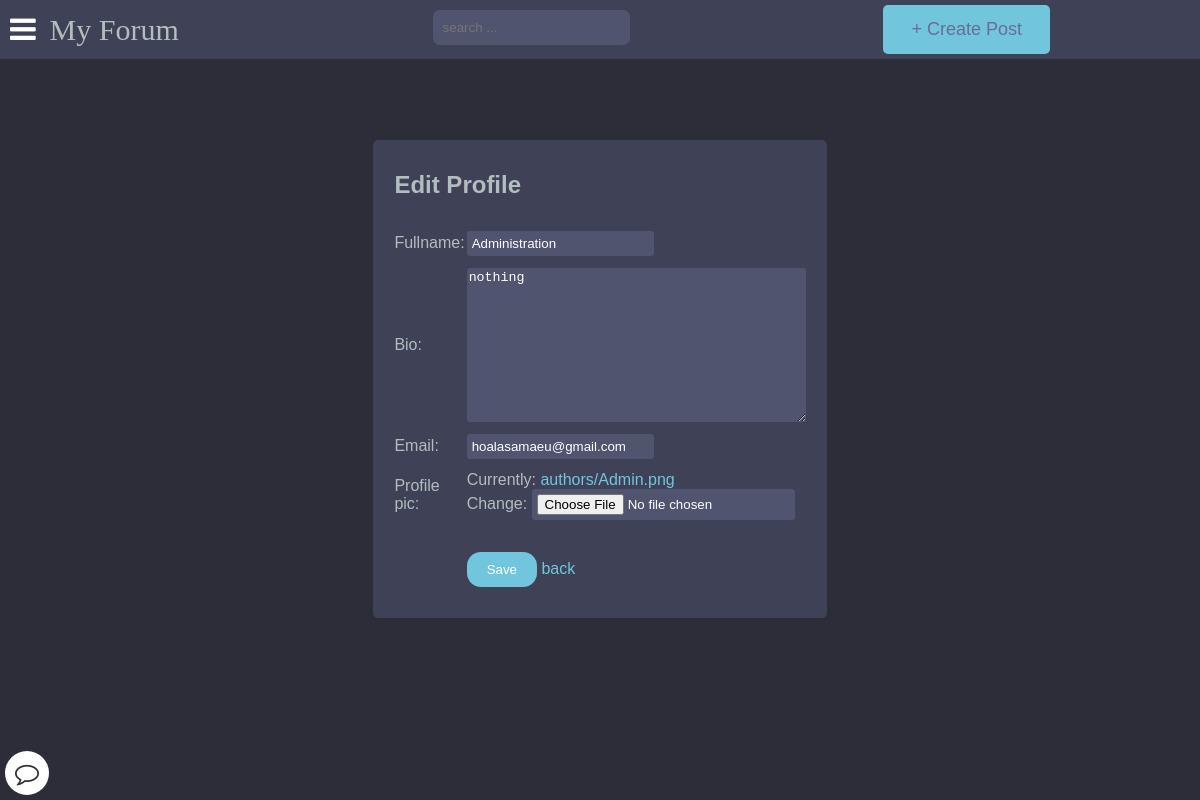
Screenshot of /account/edit_profile/ (signed in) with the database file from the repository.
### main/models.py (models this page shows, shortened)
class Author(models.Model):
    user = models.ForeignKey(User, on_delete=models.CASCADE)
    fullname = models.CharField(max_length=40, blank=True)
    slug = models.SlugField(max_length=400, unique=True, blank=True)
    bio = HTMLField(default='none')
    points = models.IntegerField(default=0)
    email = models.EmailField(unique=False,default="example@gmail.com", validators=[EmailValidator(message="Invalid email format")])
    profile_pic = ResizedImageField(size=[400, 400], quality=100, upload_to="authors", default="defaults/default_user.png", null=True, blank=False)
    ROLES = (
        ('user','User'),
        ('teacher','Teacher'),
        ('admin','Admin'),
    )
    roles = models.CharField(max_length=50, choices=ROLES, default="user")

### register/checkprofile.py (the view)
    def decorated_view_func(request, *args, **kwargs):
        if not check_profile_completion(request.user):
            return redirect('update_profile')
        return view_func(request, *args, **kwargs)

### register/forms.py
class UpdateForm(forms.ModelForm):
    class Meta:
        model = Author
        fields = ("fullname", "bio","email", "profile_pic",)

### register/checkprofile.py (called while the page is built)
def profile_completion_required(view_func):
    def check_profile_completion(user):
        if not user.is_authenticated:
            return True
        try:
            author = Author.objects.get(user=user)
            return author.fullname and author.bio
        except Author.DoesNotExist:
            return False
    def decorated_view_func(request, *args, **kwargs):
        if not check_profile_completion(request.user):
            return redirect('update_profile')
        return view_func(request, *args, **kwargs)
    return decorated_view_func

### register/views.py (called while the page is built)
@profile_completion_required
@login_required
def edit_profile(request):
    author = get_object_or_404(Author, user=request.user)
    if request.method == 'POST':
        form = UpdateForm(request.POST, request.FILES, instance=author)
        if form.is_valid():
            form.save()
            messages.success(request, 'Your profile is updated successfully!')
            return redirect('view_profile')
    else:
        form = UpdateForm(instance=author)
    context = {
        'form': form
    }
    return render(request, 'register/editprofile.html', context)

### templates/register/editprofile.html (shortened to what this page needs)
{% extends 'base.html' %}
{% block content %}
<div class="center-form">
    <table class="edit-profile-form">
        <tr>
            <td colspan="2">
                <h2>Edit Profile</h2>
            </td>
        </tr>
        <form method="POST" enctype="multipart/form-data">
            <tr>
                <td>{{ form.fullname.label_tag }}</td>
                <td>{{ form.fullname }}</td>
            </tr>
            <tr>
                <td>{{ form.bio.label_tag }}</td>
                <td>{{ form.bio }}</td>
            </tr>
            <tr>
                <td>{{ form.email.label_tag }}</td>
                <td>{{ form.email }}</td>
            </tr>
            <tr>
                <td>{{ form.profile_pic.label_tag }}</td>
                <td>{{ form.profile_pic }}</td>
            </tr>
            <tr>
                <td></td>
                <td>
                    <button type="submit" class="save-button">Save</button>
                    <a href="{{request.META.HTTP_REFERER}}">back</a>
                </td>
            </tr>
        </form>
    </table>
</div>
{% endblock %}

### static/style.css (style rules this page uses)
:root { --color-main: #71c6dd; --color-main-light: #e1f6fb; --color-dark: #3f4156; --color-dark-medium: #51546e; --color-dark-light: #696d97; --color-light: #e5e5e5; --color-gray: #8b8b8b; --color-light-gray: #b2bdbd; --color-bg: #2d2d39; --color-success: #5dd693; --color-error: #fc4b0b; }
* { box-sizing: border-box; }
html { font-size: 14px; font-family: Arial, Helvetica, sans-serif; background-color:var(--color-bg); color:var(--color-light-gray); }
a { display: inline-block; color: var(--color-main); text-decoration: none; }
div { display: block; }
body { margin:0px; background-color: var(--color-bg); }

### templates/register/editprofile.html (style rules this page uses)
.center-form { display: flex; flex-direction: column; align-items: center; justify-content: center; height: 80vh; }
.edit-profile-form { max-width: 400px; padding: 20px; border-radius: 5px; background-color: #3f4156; border-collapse:separate; border-spacing: 0 10px; }
.save-button { margin-top: 20px; background-color: var(--color-main); cursor: pointer; color: #fff; padding: 10px 20px; border: none; border-radius: 1rem; }
input { background-color: var(--color-dark-medium); border: none; color: #ffffff; border-radius: 3px; padding: 5px; }
textarea { background-color: var(--color-dark-medium); border: none; color: #ffffff; border-radius: 3px; }

### rows the page displays
Author: fullname "Administration", bio "nothing", email "hoalasamaeu@gmail.com"
